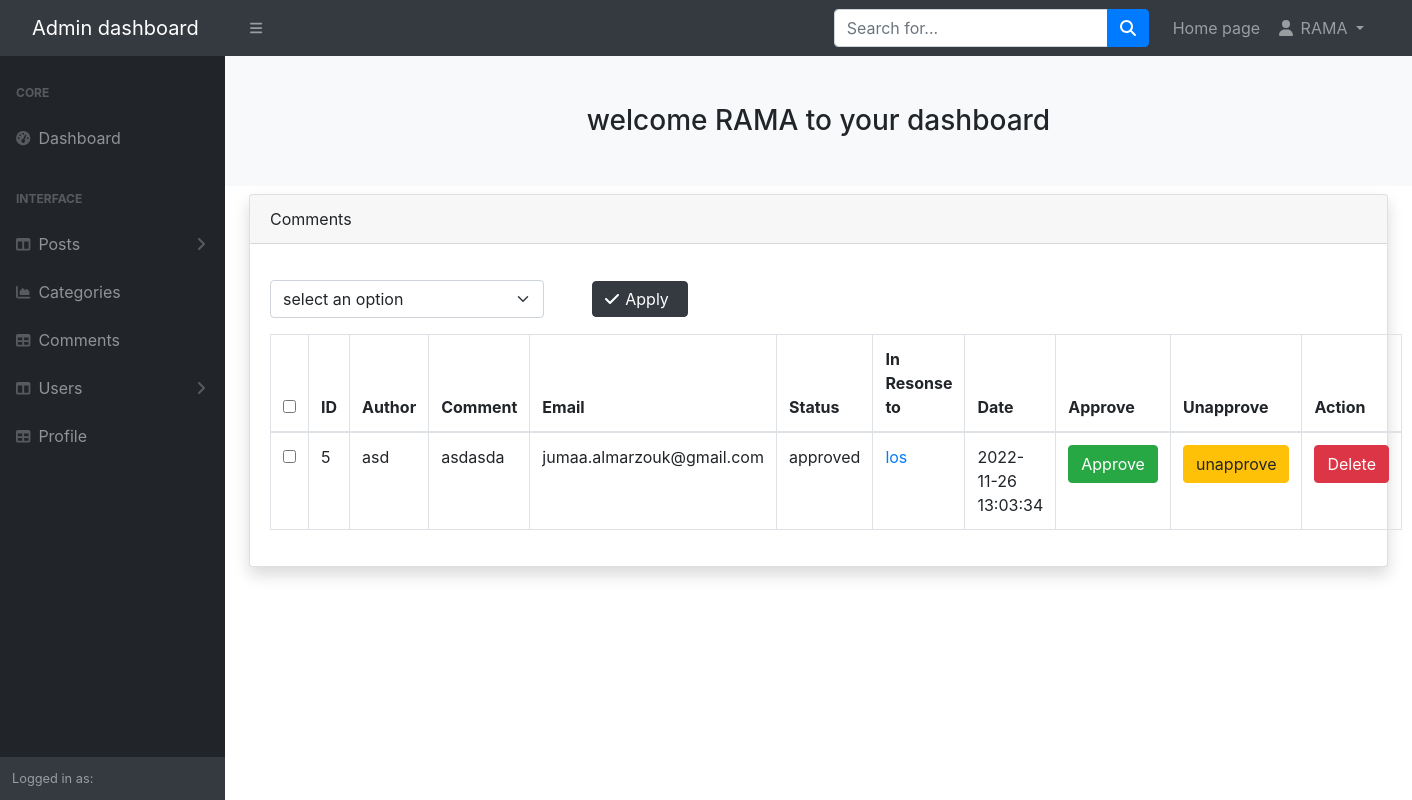
The app's page /admin/comments.php (signed in) with its own data.
### tables this page shows
CREATE TABLE `comments` (
  `comment_id` int(11) NOT NULL,
  `comment_post_id` int(11) NOT NULL,
  `comment_author` varchar(255) NOT NULL,
  `comment_email` varchar(255) NOT NULL,
  `comment_content` text NOT NULL,
  `comment_status` varchar(30) NOT NULL DEFAULT 'unapproved',
  `comment_date` timestamp NOT NULL DEFAULT CURRENT_TIMESTAMP
);

CREATE TABLE `posts` (
  `post_id` int(3) NOT NULL,
  `post_cat_id` int(3) NOT NULL,
  `post_title` varchar(255) NOT NULL,
  `post_author` varchar(255) DEFAULT NULL,
  `post_user` varchar(11) NOT NULL,
  `post_date` date NOT NULL,
  `post_image` text NOT NULL,
  `post_content` text NOT NULL,
  `post_tags` varchar(255) NOT NULL,
  `post_status` varchar(255) NOT NULL DEFAULT 'draft'
);

### admin/inc/view_all_comments.php (the view, shortened to what this page needs)
<form action="" method="post">
    <div class="card text-bg-light mb-3 shadow">
        <div class="card-header">Comments</div>
        <div class="card-body ">
            <div class="d-flex justify-content-start align-items-center mb-3 mt-3">
                <select class="form-select  w-25 me-5" aria-label="Default select example" name="bulk_options">
                    <option class="dropdown-item" value="">select an option</option>
                </select>
                <div class="btn btn-dark me-2 d-flex justify-content-start align-items-center pt-1 pb-1">
                    <i class="fa-solid fa-check p-0"></i>
                    <input class="bg-dark border-0 text-white" type="submit" value="Apply" onClick="javascript: return confirm('Are you sure?')">
                </div>
            </div>
            <table class="table table-bordered table-hover">
                <thead>
                    <tr>
                        <th scope="col"><input type="checkbox" id="selectAllBoxex"></th>
                        <th scope="col">ID</th>
                        <th scope="col">Author</th>
                        <th scope="col">Comment</th>
                        <th scope="col">Email</th>
                        <th scope="col">Status</th>
                        <th scope="col">In Resonse to</th>
                        <th scope="col">Date</th>
                        <th scope="col">Approve</th>
                        <th scope="col">Unapprove</th>
                        <th scope="col">Action</th>
                    </tr>
                </thead>
                <tbody>
                    <?php
                    $query = "SELECT * FROM comments";
                    $stat = $conn->query($query);
                    $result = $stat->fetchAll(PDO::FETCH_ASSOC);
                    foreach ($result as $comment) {
                        $comment_id = $comment['comment_id'];
                        $comment_post_id = $comment['comment_post_id'];
                        $comment_author = $comment['comment_author'];
                        $comment_email = $comment['comment_email'];
                        $comment_content = $comment['comment_content'];
                        $comment_status = $comment['comment_status'];
                        $comment_date = $comment['comment_date'];
                        echo "<tr>";
                    ?>
                        <td><input type='checkbox' class='checkBoxes' name='checkBoxArray[]' value='<?= $comment_id ?>'></td>
                    <?php
                        echo "<td>$comment_id</td>";
                        echo "<td>$comment_author</td>";
                        echo "<td>$comment_content</td>";
                        echo "<td>$comment_email</td>";
                        echo "<td>$comment_status</td>";
                        $query = "SELECT * FROM posts WHERE post_id = $comment_post_id";
                        $stat = $conn->query($query);
                        $result = $stat->fetchAll(PDO::FETCH_ASSOC);
                        foreach ($result as $select_post) {
                            $post_id = $select_post['post_id'];
                            $post_title = $select_post['post_title'];
                            echo "<td><a class='text-decoration-none' href='../post.php?p_id=$post_id'>$post_title</a></td>";
                        }
                        echo  "<td>$comment_date</td>";
                        echo  "<td>
            <a class='btn btn-success' href='comments.php?approve=$comment_id'>Approve</a>
            </td>";
                        echo  "<td>
            <a class='btn btn-warning' href='comments.php?unapprove=$comment_id'>unapprove</a>
            </td>";
                        echo  "<td>
            <a class='btn btn-danger' onClick=\"javascript: return confirm('Are you sure you want to delete the comment?')\" href='comments.php?delete=$comment_id'>Delete</a>
            </td>";
                        echo "</tr>";
                    } ?>
                </tbody>
            </table>
        </div>
    </div>
</form>

### records on screen
comments: comment_id "5", comment_author "asd", comment_content "asdasda", comment_email "jumaa.almarzouk@gmail.com", comment_status "approved", comment_date "2022-11-26 13:03:34"
posts: post_title "los"

### other values on screen
$_SESSION['username'] "RAMA"
